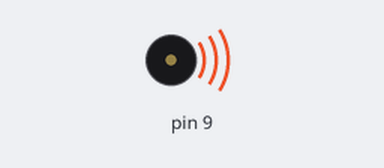
A sketch run on a simulated Arduino Uno, built with avr-gcc and run on an emulated ATmega328P. Shown: buzzer (waves = sounding).

Above: at 1.36 s.
Timing chart, 0 to 4.3 s (numbered marks = the images above):
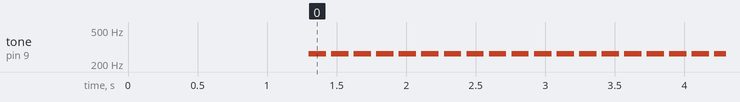

The sketch:

buzzer_passive_freq.ino
```cpp
#include "pitches.h"

//int melody[] = {
//  NOTE_FS5, NOTE_FS5, NOTE_D5, NOTE_B4, NOTE_B4, NOTE_E5
//};
//
//// The note duration, 8 = 8th note, 4 = quarter note, etc.
//int durations[] = {
//  8, 8, 8, 4, 4, 4
//};
//// determine the length of the arrays to use in the loop iteration
//int songLength = sizeof(melody)/sizeof(melody[0]);

void setup() {
// declare pin 9 to be an output:
pinMode(9, OUTPUT);
beep(50);
beep(50);
beep(50);
delay(1000);
}

void loop() {

    int duration = 1000/8; //1000ms/8 = 125ms
    tone(9, NOTE_C4, duration);
    // pause between notes
    int pause = duration * 1.3;
    delay(pause);
    // stop the tone
    noTone(9);

}

void beep(unsigned char delayms){
analogWrite(9, 100); // Almost any value can be used except 0 and 255
// experiment to get the best tone
delay(delayms); // wait for a delayms ms
analogWrite(9, 0); // 0 turns it off
delay(delayms); // wait for a delayms ms
}
```

pitches.h
```cpp
/*************************************************
 * Public Constants
 *************************************************/

#define NOTE_B0  31
#define NOTE_C1  33
#define NOTE_CS1 35
#define NOTE_D1  37
#define NOTE_DS1 39
#define NOTE_E1  41
#define NOTE_F1  44
#define NOTE_FS1 46
#define NOTE_G1  49
#define NOTE_GS1 52
#define NOTE_A1  55
#define NOTE_AS1 58
#define NOTE_B1  62
#define NOTE_C2  65
#define NOTE_CS2 69
#define NOTE_D2  73
#define NOTE_DS2 78
#define NOTE_E2  82
#define NOTE_F2  87
#define NOTE_FS2 93
#define NOTE_G2  98
#define NOTE_GS2 104
#define NOTE_A2  110
#define NOTE_AS2 117
#define NOTE_B2  123
#define NOTE_C3  131
#define NOTE_CS3 139
#define NOTE_D3  147
#define NOTE_DS3 156
#define NOTE_E3  165
#define NOTE_F3  175
#define NOTE_FS3 185
#define NOTE_G3  196
#define NOTE_GS3 208
#define NOTE_A3  220
#define NOTE_AS3 233
#define NOTE_B3  247
#define NOTE_C4  262
#define NOTE_CS4 277
#define NOTE_D4  294
#define NOTE_DS4 311
#define NOTE_E4  330
#define NOTE_F4  349
#define NOTE_FS4 370
#define NOTE_G4  392
#define NOTE_GS4 415
#define NOTE_A4  440
#define NOTE_AS4 466
#define NOTE_B4  494
#define NOTE_C5  523
#define NOTE_CS5 554
#define NOTE_D5  587
#define NOTE_DS5 622
#define NOTE_E5  659
#define NOTE_F5  698
#define NOTE_FS5 740
#define NOTE_G5  784
#define NOTE_GS5 831
#define NOTE_A5  880
#define NOTE_AS5 932
#define NOTE_B5  988
#define NOTE_C6  1047
#define NOTE_CS6 1109
#define NOTE_D6  1175
#define NOTE_DS6 1245
#define NOTE_E6  1319
#define NOTE_F6  1397
#define NOTE_FS6 1480
#define NOTE_G6  1568
#define NOTE_GS6 1661
#define NOTE_A6  1760
#define NOTE_AS6 1865
#define NOTE_B6  1976
#define NOTE_C7  2093
#define NOTE_CS7 2217
#define NOTE_D7  2349
#define NOTE_DS7 2489
#define NOTE_E7  2637
#define NOTE_F7  2794
#define NOTE_FS7 2960
#define NOTE_G7  3136
#define NOTE_GS7 3322
#define NOTE_A7  3520
#define NOTE_AS7 3729
#define NOTE_B7  3951
#define NOTE_C8  4186
#define NOTE_CS8 4435
#define NOTE_D8  4699
#define NOTE_DS8 4978
```

Measured:
- by itself, tone on pin 9: alternates 262 Hz for 0.13 s and silent for 0.04 s
